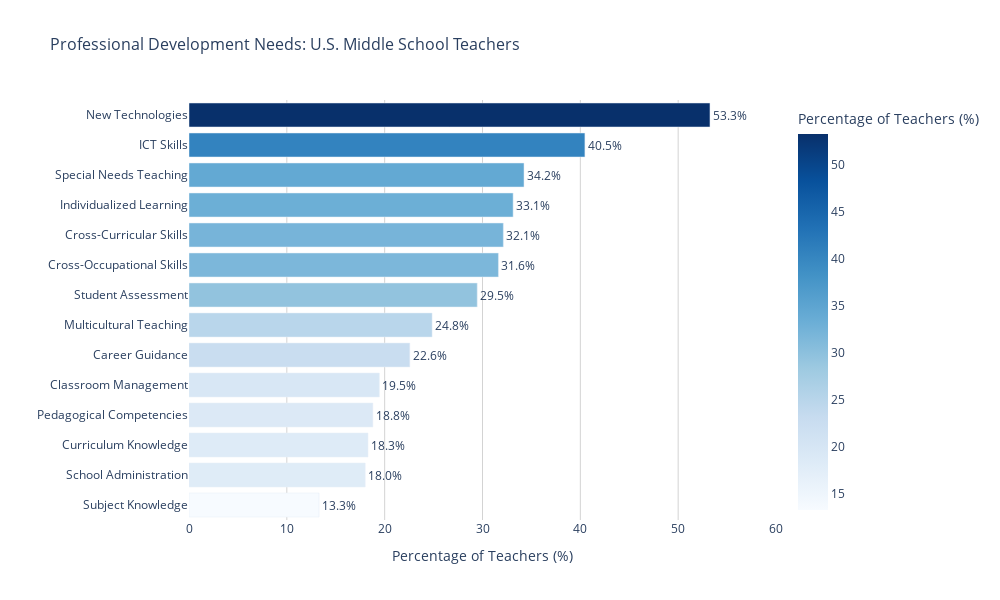

Notebook code cell kept with this figure:
### Markdown cell above
## Key Findings: Overall PD Needs

**Top needs:**
- New Technologies (53%)
- ICT Skills (41%)
- Special Needs Teaching (35%)

**Lowest needs:**
- Subject Knowledge (13%)
- School Administration (18%)
- Curriculum Knowledge (18%)

Technology-related needs far outpace traditional teaching skills.

### Code cell
# Create horizontal bar chart
fig = px.bar(
    needs_data,
    y='PD Topic',
    x='Percentage',
    orientation='h',
    title='Professional Development Needs: U.S. Middle School Teachers',
    labels={'Percentage': 'Percentage of Teachers (%)', 'PD Topic': ''},
    color='Percentage',
    color_continuous_scale='Blues',
    text='Percentage'
)

fig.update_traces(
    texttemplate='%{text:.1f}%',
    textposition='outside'
)

fig.update_layout(
    height=600,
    width=1000,
    showlegend=False,
    xaxis_range=[0, 60],
    font=dict(size=12),
    title_font_size=16,
    plot_bgcolor='white',
    xaxis=dict(gridcolor='lightgray', title_font_size=14),
    yaxis=dict(title_font_size=14)
)

fig.show()

print("\nKey Insight:")
print(f"Technology needs (ICT + New Tech) affect ~50% of teachers")
print(f"Traditional skills (Subject, Pedagogy, Curriculum) affect <20%")

### Figure 1 — Plotly figure (JSON) as saved in the notebook; plotly's stock layout.template omitted (floating-point values rounded to 4 significant figures)
{"data": [{"alignmentgroup": "True", "hovertemplate": "Percentage of Teachers (%)=%{marker.color}<br>=%{y}<extra></extra>", "legendgroup": "", "marker": {"color": [13.29, 18.01, 18.29, 18.79, 19.46, 22.57, 24.85, 29.46, 31.63, 32.13, 33.13, 34.24, 40.47, 53.25], "coloraxis": "coloraxis", "pattern": {"shape": ""}}, "name": "", "offsetgroup": "", "orientation": "h", "showlegend": false, "text": [13.29, 18.01, 18.29, 18.79, 19.46, 22.57, 24.85, 29.46, 31.63, 32.13, 33.13, 34.24, 40.47, 53.25], "textposition": "outside", "texttemplate": "%{text:.1f}%", "type": "bar", "x": [13.29, 18.01, 18.29, 18.79, 19.46, 22.57, 24.85, 29.46, 31.63, 32.13, 33.13, 34.24, 40.47, 53.25], "xaxis": "x", "y": ["Subject Knowledge", "School Administration", "Curriculum Knowledge", "Pedagogical Competencies", "Classroom Management", "Career Guidance", "Multicultural Teaching", "Student Assessment", "Cross-Occupational Skills", "Cross-Curricular Skills", "Individualized Learning", "Special Needs Teaching", "ICT Skills", "New Technologies"], "yaxis": "y"}], "layout": {"barmode": "relative", "coloraxis": {"colorbar": {"title": {"text": "Percentage of Teachers (%)"}}, "colorscale": [[0, "rgb(247,251,255)"], [0.125, "rgb(222,235,247)"], [0.25, "rgb(198,219,239)"], [0.375, "rgb(158,202,225)"], [0.5, "rgb(107,174,214)"], [0.625, "rgb(66,146,198)"], [0.75, "rgb(33,113,181)"], [0.875, "rgb(8,81,156)"], [1, "rgb(8,48,107)"]]}, "font": {"size": 12}, "height": 600, "legend": {"tracegroupgap": 0}, "plot_bgcolor": "white", "showlegend": false, "title": {"font": {"size": 16}, "text": "Professional Development Needs: U.S. Middle School Teachers"}, "width": 1000, "xaxis": {"anchor": "y", "domain": [0, 1], "gridcolor": "lightgray", "range": [0, 60], "title": {"font": {"size": 14}, "text": "Percentage of Teachers (%)"}}, "yaxis": {"anchor": "x", "domain": [0, 1], "title": {"font": {"size": 14}, "text": ""}}}}
